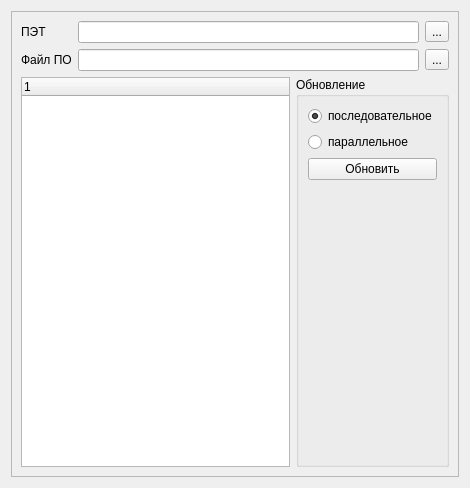
<?xml version="1.0" encoding="UTF-8"?>
<ui version="4.0">
 <class>UpdateFirmware</class>
 <widget class="QWidget" name="UpdateFirmware">
  <property name="geometry">
   <rect>
    <x>0</x>
    <y>0</y>
    <width>470</width>
    <height>488</height>
   </rect>
  </property>
  <property name="windowTitle">
   <string>Form</string>
  </property>
  <layout class="QHBoxLayout" name="horizontalLayout">
   <item>
    <widget class="QFrame" name="left_frame">
     <property name="minimumSize">
      <size>
       <width>100</width>
       <height>0</height>
      </size>
     </property>
     <property name="frameShape">
      <enum>QFrame::StyledPanel</enum>
     </property>
     <property name="frameShadow">
      <enum>QFrame::Raised</enum>
     </property>
     <layout class="QVBoxLayout" name="verticalLayout">
      <item>
       <layout class="QGridLayout" name="gridLayout_2">
        <item row="1" column="0">
         <widget class="QLabel" name="label_2">
          <property name="sizePolicy">
           <sizepolicy hsizetype="Fixed" vsizetype="Preferred">
            <horstretch>0</horstretch>
            <verstretch>0</verstretch>
           </sizepolicy>
          </property>
          <property name="text">
           <string>Файл ПО</string>
          </property>
         </widget>
        </item>
        <item row="0" column="1">
         <widget class="QLineEdit" name="le_device"/>
        </item>
        <item row="0" column="0">
         <widget class="QLabel" name="label">
          <property name="text">
           <string>ПЭТ</string>
          </property>
         </widget>
        </item>
        <item row="0" column="2">
         <widget class="QToolButton" name="btn_refresh">
          <property name="text">
           <string>...</string>
          </property>
         </widget>
        </item>
        <item row="1" column="2">
         <widget class="QToolButton" name="btn_firmware_brg">
          <property name="text">
           <string>...</string>
          </property>
         </widget>
        </item>
        <item row="1" column="1">
         <widget class="QLineEdit" name="le_filename_brg"/>
        </item>
       </layout>
      </item>
      <item>
       <layout class="QHBoxLayout" name="horizontalLayout_2">
        <item>
         <widget class="QTreeWidget" name="tw_main">
          <column>
           <property name="text">
            <string notr="true">1</string>
           </property>
          </column>
         </widget>
        </item>
        <item>
         <widget class="QGroupBox" name="groupBox">
          <property name="sizePolicy">
           <sizepolicy hsizetype="Fixed" vsizetype="Preferred">
            <horstretch>0</horstretch>
            <verstretch>0</verstretch>
           </sizepolicy>
          </property>
          <property name="title">
           <string>Обновление</string>
          </property>
          <layout class="QVBoxLayout" name="verticalLayout_2">
           <item>
            <widget class="QRadioButton" name="rb_consistent">
             <property name="text">
              <string>последовательное</string>
             </property>
             <property name="checked">
              <bool>true</bool>
             </property>
            </widget>
           </item>
           <item>
            <widget class="QRadioButton" name="rb_parallel">
             <property name="text">
              <string>параллельное</string>
             </property>
            </widget>
           </item>
           <item>
            <widget class="QPushButton" name="btn_update">
             <property name="text">
              <string>Обновить</string>
             </property>
            </widget>
           </item>
           <item>
            <spacer name="verticalSpacer">
             <property name="orientation">
              <enum>Qt::Vertical</enum>
             </property>
             <property name="sizeHint" stdset="0">
              <size>
               <width>20</width>
               <height>40</height>
              </size>
             </property>
            </spacer>
           </item>
          </layout>
         </widget>
        </item>
       </layout>
      </item>
     </layout>
    </widget>
   </item>
  </layout>
 </widget>
 <tabstops>
  <tabstop>le_device</tabstop>
  <tabstop>btn_refresh</tabstop>
  <tabstop>le_filename_brg</tabstop>
  <tabstop>btn_firmware_brg</tabstop>
 </tabstops>
 <resources/>
 <connections/>
</ui>
